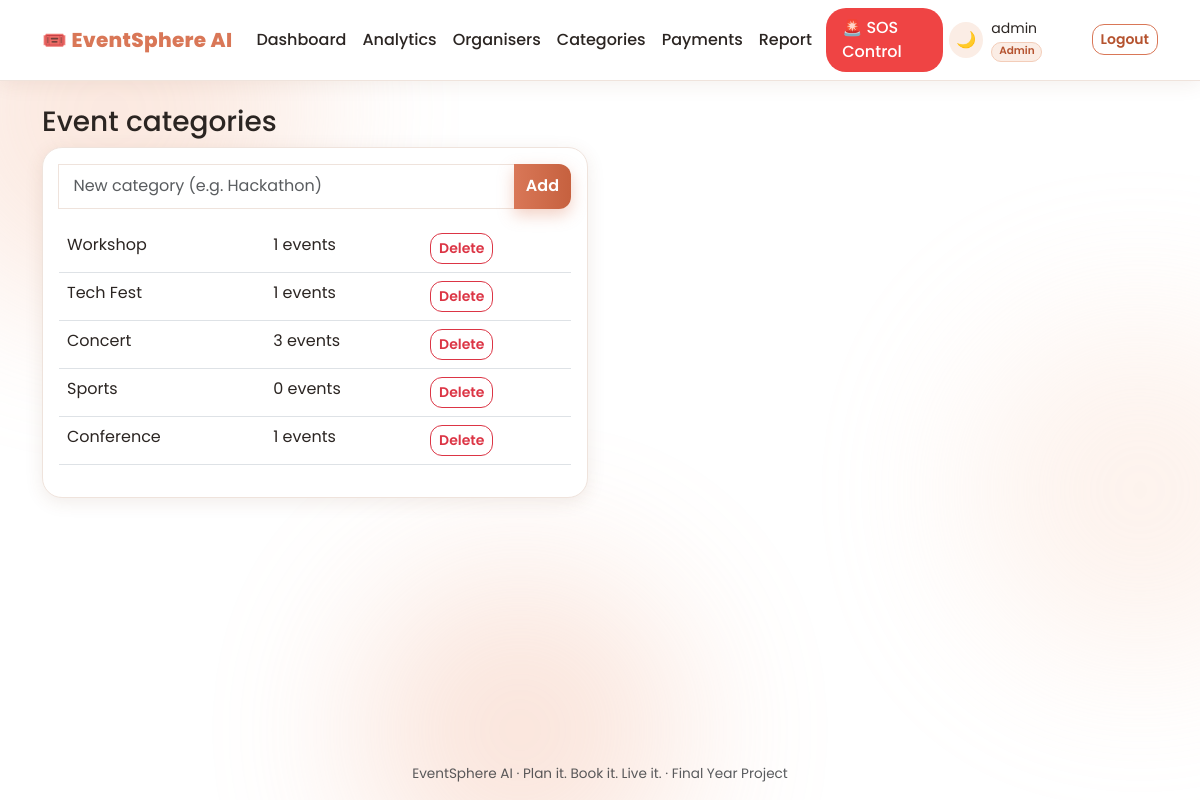
Page /panel/categories/ (signed in) on the committed database.
### core/models.py (models this page shows, shortened)
class User(AbstractUser):
    ADMIN, ORGANISER, ATTENDEE = 'ADMIN', 'ORGANISER', 'ATTENDEE'
    ROLE_CHOICES = [(ADMIN, 'Admin'), (ORGANISER, 'Event Organiser'), (ATTENDEE, 'Attendee')]
    role = models.CharField(max_length=10, choices=ROLE_CHOICES, default=ATTENDEE)
    phone = models.CharField(max_length=15, blank=True)
    organisation = models.CharField('College / Company / Club', max_length=120, blank=True)
    is_approved = models.BooleanField(default=True)   # organisers need admin approval
    is_verified = models.BooleanField(default=False)  # OTP verified
    location = models.CharField(max_length=80, blank=True)
    interests = models.ManyToManyField(Category, blank=True)
    preferred_type = models.CharField(max_length=10, blank=True,
                                      choices=[('', 'Any'), ('FREE', 'Free events'), ('PAID', 'Paid events')])
    @property
    def display_name(self):
        return self.get_full_name() or self.username

class Category(models.Model):
    name = models.CharField(max_length=60, unique=True)
    class Meta:
        verbose_name_plural = 'categories'
        ordering = ['name']

### core/views.py (the view)
# urls.py: path('panel/categories/', v.admin_categories, name='admin_categories'),
@role_required('ADMIN')
def admin_categories(request):
    if request.method == 'POST':
        name = request.POST.get('name', '').strip()[:60]
        if name:
            Category.objects.get_or_create(name=name); messages.success(request, 'Category saved.')
        return redirect('admin_categories')
    return render(request, 'admin_panel/categories.html', {'categories': Category.objects.annotate(n=Count('event'))})

### core/context.py (called while the page is built)
def sos(request):
    u = request.user
    if not u.is_authenticated:
        return {}
    if u.role == 'ADMIN':
        return {'sos_open': SOSAlert.objects.exclude(status='RESOLVED').count()}
    if u.role == 'ORGANISER':
        return {'sos_open': SOSAlert.objects.filter(event__organiser=u).exclude(status='RESOLVED').count()}
    return {}

### templates/admin_panel/categories.html
{% extends 'base.html' %}{% block content %}<h3>Event categories</h3><div class="row"><div class="col-md-6"><div class="card p-3 reveal">
<form method="post" class="input-group mb-3">{% csrf_token %}<input class="form-control" name="name" placeholder="New category (e.g. Hackathon)" required><button class="btn btn-brand">Add</button></form>
<table class="table">{% for c in categories %}<tr><td>{{ c.name }}</td><td>{{ c.n }} events</td><td><form method="post" action="{% url 'admin_category_delete' c.pk %}">{% csrf_token %}<button class="btn btn-sm btn-outline-danger">Delete</button></form></td></tr>{% endfor %}</table></div></div></div>{% endblock %}

### templates/base.html (shortened to what this page needs)
{% load static %}<!doctype html>
<html lang="en" data-bs-theme="light"><head><meta charset="utf-8"><meta name="viewport" content="width=device-width, initial-scale=1">
<link href="https://cdn.jsdelivr.net/npm/bootstrap@5.3.3/dist/css/bootstrap.min.css" rel="stylesheet">
<link href="{% static 'css/style.css' %}" rel="stylesheet">
</head>
<body {% if user.is_authenticated and user.role == 'ORGANISER' or user.is_authenticated and user.role == 'ADMIN' %}data-feed="{% url 'sos_feed' %}" data-control="{% url 'sos_control' %}"{% endif %}>
<div class="bg-blobs"><span></span><span></span></div><div id="toasts"></div>
<nav class="navbar navbar-expand-lg navbar-light"><div class="container">
  <a class="navbar-brand" href="{% url 'home' %}"><span class="logo">🎟️</span> EventSphere AI</a>
  <div class="collapse navbar-collapse" id="nv">
   <ul class="navbar-nav me-auto align-items-lg-center">
    {% if user.is_authenticated %}
      {% if user.role == 'ADMIN' %}
        <li class="nav-item"><a class="nav-link" href="{% url 'admin_dashboard' %}">Dashboard</a></li>
        <li class="nav-item"><a class="nav-link" href="{% url 'admin_analytics' %}">Analytics</a></li>
        <li class="nav-item"><a class="nav-link" href="{% url 'admin_organisers' %}">Organisers</a></li>
        <li class="nav-item"><a class="nav-link" href="{% url 'admin_categories' %}">Categories</a></li>
        <li class="nav-item"><a class="nav-link" href="{% url 'admin_payments' %}">Payments</a></li>
        <li class="nav-item"><a class="nav-link" href="{% url 'admin_report_csv' %}">Report</a></li>
        <li class="nav-item"><a class="nav-link nav-sos px-3" href="{% url 'sos_control' %}">🚨 SOS Control <span class="sos-badge" {% if not sos_open %}style="display:none"{% endif %}>{{ sos_open }}</span></a></li>
      {% endif %}
    {% else %}<li class="nav-item"><a class="nav-link" href="{% url 'home' %}">Events</a></li>{% endif %}
   </ul>
   <div class="d-flex align-items-center gap-2">
    <button id="themeBtn" class="theme-btn" title="Dark / light mode">🌙</button>
    {% if user.is_authenticated %}<span class="small d-none d-md-inline">{{ user.display_name }} <span class="badge badge-soft">{{ user.get_role_display }}</span></span>
      <form method="post" action="{% url 'logout' %}">{% csrf_token %}<button class="btn btn-outline-brand btn-sm">Logout</button></form>
    {% else %}<a class="btn btn-outline-brand btn-sm" href="{% url 'login' %}">Login</a><a class="btn btn-brand btn-sm" href="{% url 'register' %}">Register</a>{% endif %}
   </div></div></div></nav>
<main class="container py-4">
  {% block content %}{% endblock %}
</main>
<footer class="text-center text-muted py-3">EventSphere AI · Plan it. Book it. Live it. · Final Year Project</footer>
</body></html>

### static/css/style.css (style rules this page uses)
:root { --brand: #D97757; --brand2: #C6613F; --pink: #E9946F; --brand-dark: #B5532F; --brand-soft: #FBEDE5; --bg: #FFFFFF; --card: #FFFFFF; --soft: #FBF5F1; --text: #2B2522; --line: #EFE3DC; --nav-bg: #FFFFFF; --bs-primary: #D97757; --bs-primary-rgb: 217, 119, 87; --bs-link-color: #C6613F; --bs-link-color-rgb: 198, 97, 63; --bs-link-hover-color: #B5532F; --bs-link-hover-color-rgb: 181, 83, 47; --bs-primary-bg-subtle: #FBEDE5; --bs-primary-text-emphasis: #8F4426; --bs-primary-border-subtle: #F3CDB9 }
* { scroll-behavior: smooth }
body { font-family: 'Poppins', system-ui, sans-serif; background: var(--bg); color: var(--text); min-height: 100vh; display: flex; flex-direction: column; overflow-x: hidden; transition: background .4s, color .4s }
main { flex: 1; position: relative; z-index: 1 }
a { text-decoration: none }
.bg-blobs { position: fixed; inset: 0; z-index: 0; overflow: hidden; pointer-events: none }
.bg-blobs span { position: absolute; border-radius: 50%; filter: blur(80px); opacity: .3; animation: float 18s ease-in-out infinite }
.bg-blobs span:nth-child(2) { width: 340px; height: 340px; background: #F9D5C2; top: 40%; right: -110px; animation-delay: -6s }
.bg-blobs span:nth-child(3) { width: 320px; height: 320px; background: #EFA687; bottom: -90px; left: 30%; animation-delay: -12s }
.navbar { background: var(--nav-bg); border-bottom: 1px solid var(--line); box-shadow: 0 4px 18px rgba(120, 70, 40, .08); position: sticky; top: 0; z-index: 50 }
.navbar-brand { font-weight: 800; letter-spacing: .3px; color: var(--brand) !important }
.navbar .nav-link { color: var(--text) }
.navbar .nav-link.nav-sos { color: #fff }
.navbar-brand .logo { display: inline-block; animation: wiggle 3s ease-in-out infinite }
.nav-link { position: relative; font-weight: 500 }
.nav-link::after { content: ''; position: absolute; left: 50%; bottom: 2px; width: 0; height: 2px; background: var(--brand); transition: .3s; transform: translateX(-50%) }
.nav-sos { background: #ef4444; border-radius: 20px; margin: 0 .4rem; animation: sosPulse 1.6s infinite }
.theme-btn { background: var(--brand-soft); border: 0; color: var(--text); border-radius: 50%; width: 36px; height: 36px; transition: .3s }
.card { border: 0; border-radius: 20px; box-shadow: 0 4px 18px rgba(120, 70, 40, .10); transition: transform .35s cubic-bezier(.2, .8, .2, 1), box-shadow .35s; background: var(--card); backdrop-filter: blur(8px); overflow: hidden; color: var(--text) }
.btn { border-radius: 12px; font-weight: 600; transition: all .25s; position: relative; overflow: hidden }
.btn-brand { background: linear-gradient(90deg, var(--brand), var(--brand2)); color: #fff; border: 0; box-shadow: 0 6px 16px rgba(217, 119, 87, .35) }
.form-control, .form-select { border-radius: 12px; border: 1.5px solid var(--line); padding: .6rem .9rem; transition: .25s }
.badge { border-radius: 20px; font-weight: 600 }
.table>:not(caption)>*>* { background: transparent; color: var(--text) }
.table tbody tr { transition: background .2s }
.reveal { opacity: 0; transform: translateY(34px); transition: opacity .7s ease, transform .7s cubic-bezier(.2, .8, .2, 1) }
.reveal.show { opacity: 1; transform: none }
footer { font-size: .85rem; position: relative; z-index: 1 }
a { color: var(--bs-link-color) }
.btn-outline-brand { color: var(--brand-dark); border: 1.5px solid var(--brand); background: transparent }
.badge-soft { background: var(--brand-soft); color: var(--brand-dark); border: 1px solid #F3CDB9 }
.card { border: 1px solid var(--line) }

### rows in the picture
User: display_name "admin", role "Admin"
Category: name "Workshop", n "1"
Category: name "Tech Fest", n "1"
Category: name "Concert", n "3"
Category: name "Sports", n "0"
Category: name "Conference", n "1"
